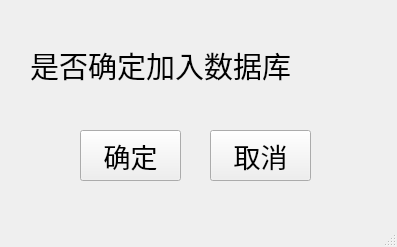
<?xml version="1.0" encoding="UTF-8"?>
<ui version="4.0">
 <class>reminder</class>
 <widget class="QMainWindow" name="reminder">
  <property name="geometry">
   <rect>
    <x>0</x>
    <y>0</y>
    <width>397</width>
    <height>247</height>
   </rect>
  </property>
  <property name="windowTitle">
   <string>提示</string>
  </property>
  <widget class="QWidget" name="centralwidget">
   <widget class="QLabel" name="labelType">
    <property name="geometry">
     <rect>
      <x>30</x>
      <y>20</y>
      <width>351</width>
      <height>91</height>
     </rect>
    </property>
    <property name="font">
     <font>
      <family>宋体</family>
      <pointsize>22</pointsize>
     </font>
    </property>
    <property name="toolTip">
     <string/>
    </property>
    <property name="text">
     <string>是否确定加入数据库</string>
    </property>
   </widget>
   <widget class="QPushButton" name="buttonYes">
    <property name="geometry">
     <rect>
      <x>80</x>
      <y>130</y>
      <width>101</width>
      <height>51</height>
     </rect>
    </property>
    <property name="sizePolicy">
     <sizepolicy hsizetype="Fixed" vsizetype="Fixed">
      <horstretch>0</horstretch>
      <verstretch>0</verstretch>
     </sizepolicy>
    </property>
    <property name="font">
     <font>
      <family>Academy Engraved LET</family>
      <pointsize>20</pointsize>
     </font>
    </property>
    <property name="text">
     <string>确定</string>
    </property>
   </widget>
   <widget class="QPushButton" name="buttonNo">
    <property name="geometry">
     <rect>
      <x>210</x>
      <y>130</y>
      <width>101</width>
      <height>51</height>
     </rect>
    </property>
    <property name="font">
     <font>
      <family>Academy Engraved LET</family>
      <pointsize>20</pointsize>
     </font>
    </property>
    <property name="text">
     <string>取消</string>
    </property>
   </widget>
  </widget>
  <widget class="QMenuBar" name="menubar">
   <property name="geometry">
    <rect>
     <x>0</x>
     <y>0</y>
     <width>397</width>
     <height>25</height>
    </rect>
   </property>
  </widget>
  <widget class="QStatusBar" name="statusbar"/>
 </widget>
 <resources/>
 <connections/>
</ui>
